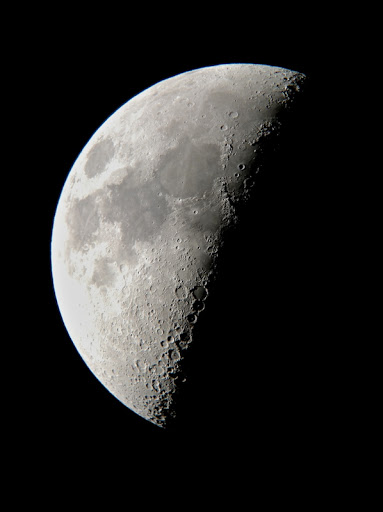
#> input picture image1.jpg, 383 x 512 px
$ jupyter execute convolution.ipynb   (older library calls are emulated)
#> lines starting #> are read from the running program, lines starting #| are printed output that depends on the picture
[cell 1]
import cv2
import numpy as np
import matplotlib.pyplot as plt
from skimage import io
import random

[cell 2]
url = 'https://cdn.pixabay.com/photo/2014/09/11/04/38/shield-441403_960_720.png'

[cell 3]
img = cv2.imread('image1.jpg')
#> img is the input picture: shape (512, 383, 3); mean B, G, R 38.9, 40, 40.5
cv2.imshow('anh', img)
cv2.waitKey(0)
cv2.destroyAllWindows()

[cell 4]
gray = cv2.cvtColor(img, cv2.COLOR_BGR2GRAY)

[cell 5]
cv2.imshow('anh xam', gray)
cv2.waitKey(0)
cv2.destroyAllWindows()

[cell 6]
sobelx = cv2.Sobel(gray, cv2.CV_64F, 1, 0, ksize=5)
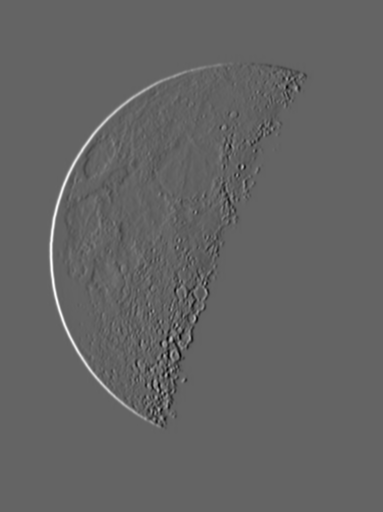
#> sobelx: shape (512, 383) float64; min -7114, max 11022, mean 0; drawn with min black and max white
sobely = cv2.Sobel(gray, cv2.CV_64F, 0, 1, ksize=5)
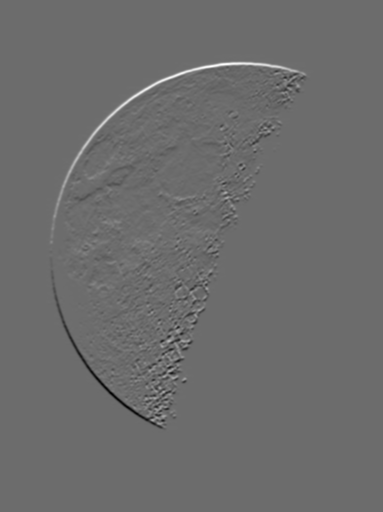
#> sobely: shape (512, 383) float64; min -7813, max 10472, mean 0; drawn with min black and max white
laplacian = cv2.Laplacian(gray, cv2.CV_64F, ksize=5)
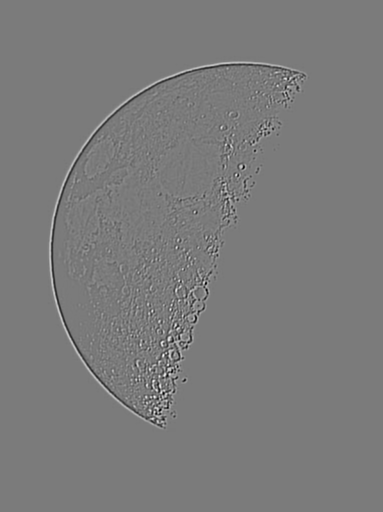
#> laplacian: shape (512, 383) float64; min -5860, max 6282, mean 0; drawn with min black and max white

[cell 7]
plt.subplot(221)
plt.axis('off')
plt.title('Original')
plt.imshow(cv2.cvtColor(img, cv2.COLOR_BGR2RGB))

plt.subplot(222)
plt.axis('off')
plt.title('sobelX')
plt.imshow(sobelx, cmap='gray')

plt.subplot(223)
plt.axis('off')
plt.title('sobelY')
plt.imshow(sobely, cmap='gray')

plt.subplot(224)
plt.axis('off')
plt.title('Laplacian')
plt.imshow(sobely, cmap='gray')
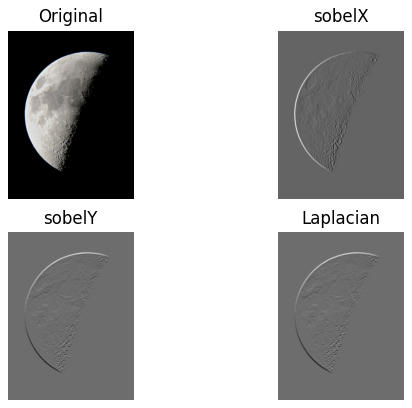
#> figure drawn by matplotlib, 4 panels
